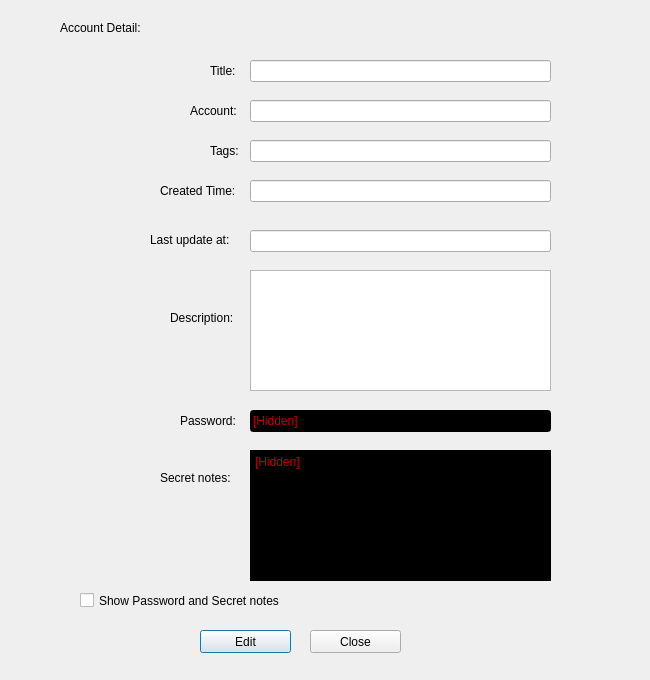
<?xml version="1.0" encoding="UTF-8"?>
<ui version="4.0">
 <class>AccountDetailDlg</class>
 <widget class="QDialog" name="AccountDetailDlg">
  <property name="geometry">
   <rect>
    <x>0</x>
    <y>0</y>
    <width>650</width>
    <height>680</height>
   </rect>
  </property>
  <property name="windowTitle">
   <string>Account Detail</string>
  </property>
  <property name="styleSheet">
   <string notr="true"/>
  </property>
  <widget class="QLabel" name="lb1">
   <property name="geometry">
    <rect>
     <x>60</x>
     <y>20</y>
     <width>81</width>
     <height>16</height>
    </rect>
   </property>
   <property name="text">
    <string>Account Detail:</string>
   </property>
  </widget>
  <widget class="QLabel" name="lb2">
   <property name="geometry">
    <rect>
     <x>210</x>
     <y>61</y>
     <width>31</width>
     <height>20</height>
    </rect>
   </property>
   <property name="text">
    <string>Title:</string>
   </property>
  </widget>
  <widget class="QLabel" name="lb3">
   <property name="geometry">
    <rect>
     <x>190</x>
     <y>101</y>
     <width>52</width>
     <height>20</height>
    </rect>
   </property>
   <property name="text">
    <string>Account:</string>
   </property>
  </widget>
  <widget class="QLabel" name="lb4">
   <property name="geometry">
    <rect>
     <x>210</x>
     <y>141</y>
     <width>31</width>
     <height>20</height>
    </rect>
   </property>
   <property name="text">
    <string>Tags:</string>
   </property>
  </widget>
  <widget class="QLabel" name="lb5">
   <property name="geometry">
    <rect>
     <x>160</x>
     <y>181</y>
     <width>81</width>
     <height>20</height>
    </rect>
   </property>
   <property name="text">
    <string>Created Time:</string>
   </property>
  </widget>
  <widget class="QLabel" name="lb6">
   <property name="geometry">
    <rect>
     <x>150</x>
     <y>230</y>
     <width>81</width>
     <height>20</height>
    </rect>
   </property>
   <property name="text">
    <string>Last update at:</string>
   </property>
  </widget>
  <widget class="QLabel" name="lb7">
   <property name="geometry">
    <rect>
     <x>170</x>
     <y>310</y>
     <width>71</width>
     <height>16</height>
    </rect>
   </property>
   <property name="text">
    <string>Description:</string>
   </property>
  </widget>
  <widget class="QLabel" name="lb8">
   <property name="geometry">
    <rect>
     <x>180</x>
     <y>411</y>
     <width>61</width>
     <height>20</height>
    </rect>
   </property>
   <property name="text">
    <string>Password:</string>
   </property>
  </widget>
  <widget class="QLabel" name="lb9">
   <property name="geometry">
    <rect>
     <x>160</x>
     <y>470</y>
     <width>71</width>
     <height>16</height>
    </rect>
   </property>
   <property name="text">
    <string>Secret notes:</string>
   </property>
  </widget>
  <widget class="QCheckBox" name="checkBox">
   <property name="geometry">
    <rect>
     <x>80</x>
     <y>590</y>
     <width>211</width>
     <height>21</height>
    </rect>
   </property>
   <property name="text">
    <string>Show Password and Secret notes</string>
   </property>
  </widget>
  <widget class="QLineEdit" name="title">
   <property name="geometry">
    <rect>
     <x>250</x>
     <y>60</y>
     <width>301</width>
     <height>22</height>
    </rect>
   </property>
  </widget>
  <widget class="QLineEdit" name="account">
   <property name="geometry">
    <rect>
     <x>250</x>
     <y>100</y>
     <width>301</width>
     <height>22</height>
    </rect>
   </property>
  </widget>
  <widget class="QLineEdit" name="tags">
   <property name="geometry">
    <rect>
     <x>250</x>
     <y>140</y>
     <width>301</width>
     <height>22</height>
    </rect>
   </property>
  </widget>
  <widget class="QLineEdit" name="cTime">
   <property name="geometry">
    <rect>
     <x>250</x>
     <y>180</y>
     <width>301</width>
     <height>22</height>
    </rect>
   </property>
  </widget>
  <widget class="QLineEdit" name="uTime">
   <property name="geometry">
    <rect>
     <x>250</x>
     <y>230</y>
     <width>301</width>
     <height>22</height>
    </rect>
   </property>
  </widget>
  <widget class="QTextEdit" name="description">
   <property name="geometry">
    <rect>
     <x>250</x>
     <y>270</y>
     <width>301</width>
     <height>121</height>
    </rect>
   </property>
  </widget>
  <widget class="QLineEdit" name="password">
   <property name="geometry">
    <rect>
     <x>250</x>
     <y>410</y>
     <width>301</width>
     <height>22</height>
    </rect>
   </property>
   <property name="styleSheet">
    <string notr="true">background-color: black; color: rgb(192, 0, 0);</string>
   </property>
   <property name="text">
    <string>[Hidden]</string>
   </property>
  </widget>
  <widget class="QTextEdit" name="secret">
   <property name="geometry">
    <rect>
     <x>250</x>
     <y>450</y>
     <width>301</width>
     <height>131</height>
    </rect>
   </property>
   <property name="styleSheet">
    <string notr="true">background-color: black; color: rgb(192, 0, 0);</string>
   </property>
   <property name="html">
    <string>&lt;!DOCTYPE HTML PUBLIC &quot;-//W3C//DTD HTML 4.0//EN&quot; &quot;http://www.w3.org/TR/REC-html40/strict.dtd&quot;&gt;
&lt;html&gt;&lt;head&gt;&lt;meta name=&quot;qrichtext&quot; content=&quot;1&quot; /&gt;&lt;style type=&quot;text/css&quot;&gt;
p, li { white-space: pre-wrap; }
&lt;/style&gt;&lt;/head&gt;&lt;body style=&quot; font-family:'WenQuanYi Micro Hei'; font-size:9pt; font-weight:400; font-style:normal;&quot;&gt;
&lt;p style=&quot; margin-top:0px; margin-bottom:0px; margin-left:0px; margin-right:0px; -qt-block-indent:0; text-indent:0px;&quot;&gt;[Hidden]&lt;/p&gt;&lt;/body&gt;&lt;/html&gt;</string>
   </property>
  </widget>
  <widget class="QPushButton" name="editBtn">
   <property name="geometry">
    <rect>
     <x>200</x>
     <y>630</y>
     <width>91</width>
     <height>23</height>
    </rect>
   </property>
   <property name="text">
    <string>Edit</string>
   </property>
  </widget>
  <widget class="QPushButton" name="closeBtn">
   <property name="geometry">
    <rect>
     <x>310</x>
     <y>630</y>
     <width>91</width>
     <height>23</height>
    </rect>
   </property>
   <property name="text">
    <string>Close</string>
   </property>
  </widget>
 </widget>
 <resources>
  <include location="res.qrc"/>
 </resources>
 <connections>
  <connection>
   <sender>closeBtn</sender>
   <signal>clicked()</signal>
   <receiver>AccountDetailDlg</receiver>
   <slot>reject()</slot>
   <hints>
    <hint type="sourcelabel">
     <x>365</x>
     <y>640</y>
    </hint>
    <hint type="destinationlabel">
     <x>479</x>
     <y>640</y>
    </hint>
   </hints>
  </connection>
 </connections>
</ui>
